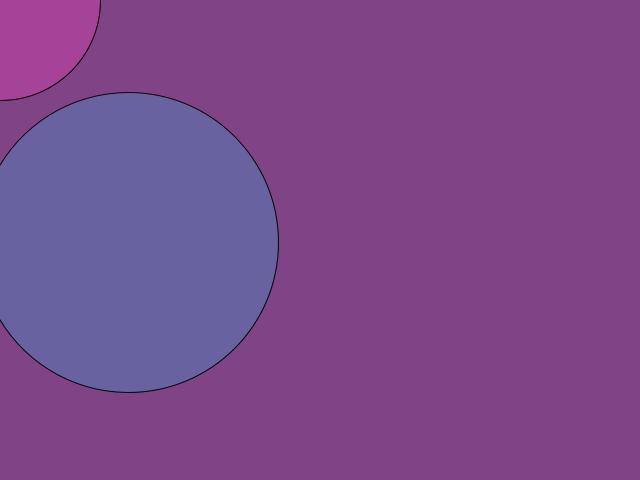
Frame 1 (no input)
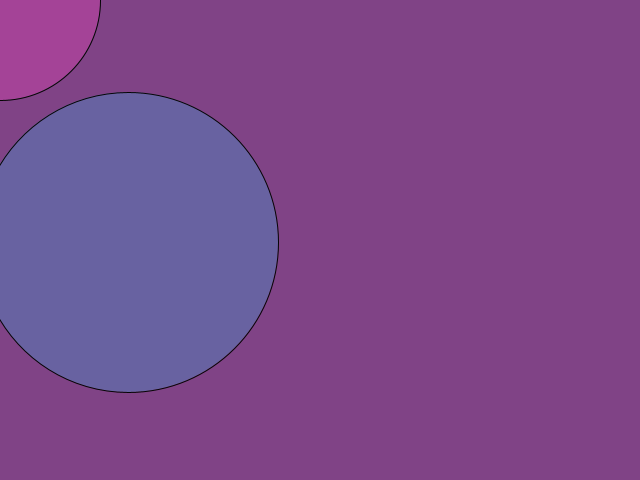
Frame 60 (the mouse pressed at the canvas centre just before this capture)
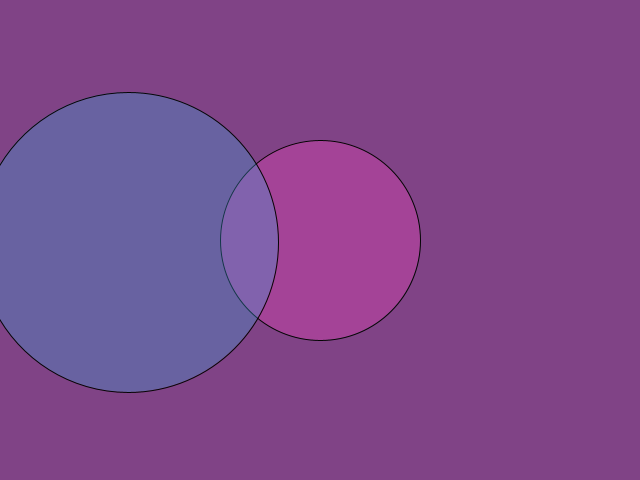
Frame 120 (the mouse held since frame 60 and released just before this capture)

The Processing sketch that drew these frames (run headless with seeded random() and noise(); from frame 60 on, the mouse is pressed at the canvas centre):

// Processing sketch: sketch_00_color
// ── sketch_00_color.pde


void setup() {
  size(640,480);
}

void draw() {
 background(128,67,134);
 fill(205,67,169,120);
 ellipse(mouseX,mouseY,200,200);
 
 fill(50,167,219,80);
 stroke(4);
 ellipse(128,242,300,300);
 
}
